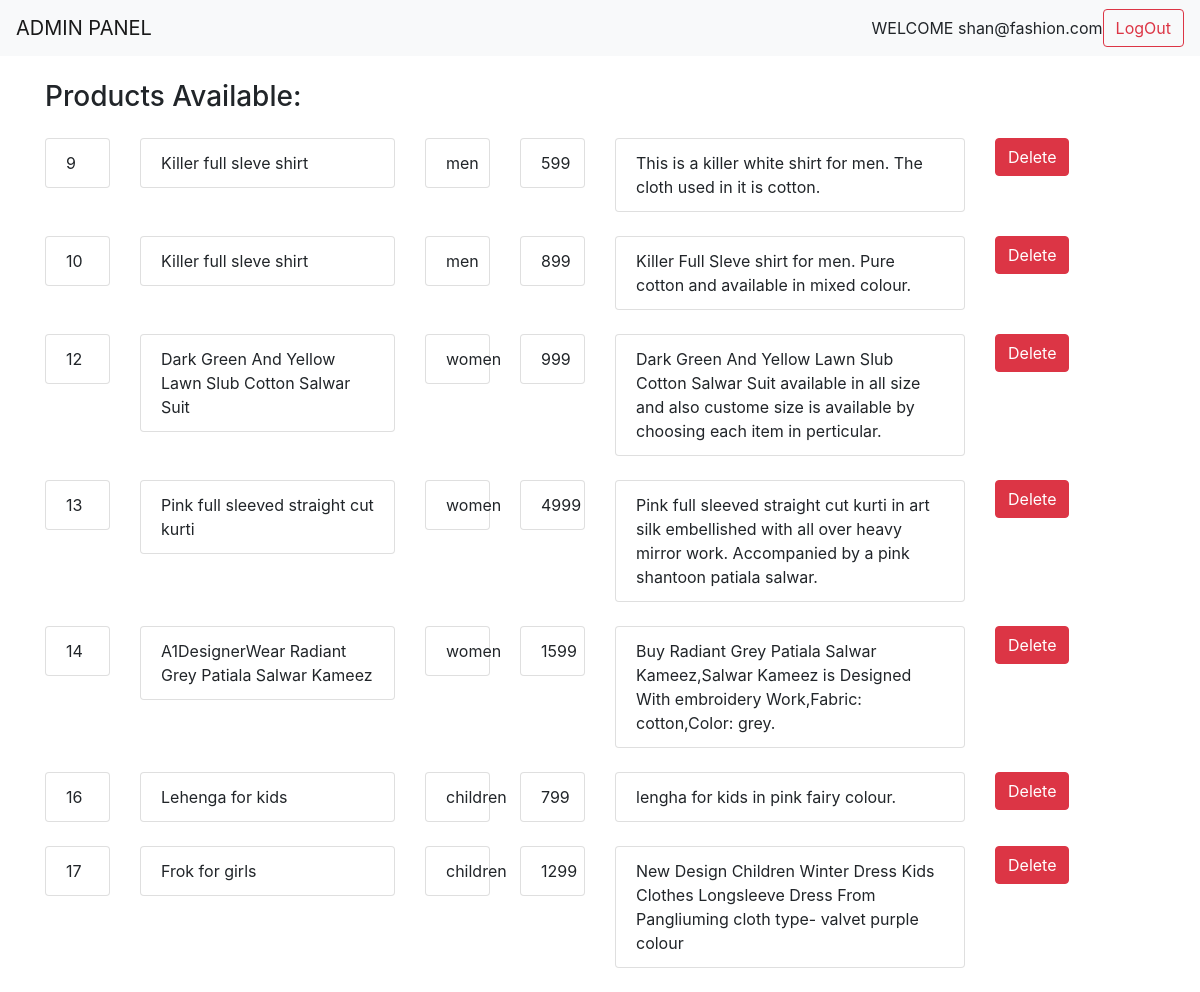
/admin/prodview.php (signed in), run on the app's committed database.
### tables this page shows
CREATE TABLE `product` (
  `id` int(11) NOT NULL,
  `name` varchar(255) NOT NULL,
  `category` varchar(255) NOT NULL,
  `image` varchar(255) NOT NULL,
  `price` int(11) NOT NULL,
  `clothfor` varchar(255) NOT NULL,
  `description` varchar(255) NOT NULL
);

### admin/prodview.php (the view, shortened to what this page needs)
<?php
include("header.php");
?>
<!DOCTYPE html>
<html>
<head>
<link rel="stylesheet" href="https://stackpath.bootstrapcdn.com/bootstrap/4.4.1/css/bootstrap.min.css">
</head>
<body>
	<div class="container my-4">
		<h3>Products Available:</h3>
		<?php
		include("dbconnect.php");
		$sql = "SELECT * from product";
		$result = mysqli_query($con,$sql);
		if (mysqli_num_rows($result) > 0) {
    while($row = mysqli_fetch_assoc($result)) {
  	?>
		<div class="row my-4">
			<div class="col-sm-1">
			<ul class="list-group">
			  <li class="list-group-item"><?php echo $row["id"];?></li>
			</ul>
			</div>
			<div class="col-sm-3">
				<ul class="list-group">
			  <li class="list-group-item"><?php echo $row["name"];?></li>
			</ul>
			</div>
			<div class="col-sm-1">
				<ul class="list-group">
			  <li class="list-group-item"><?php echo $row["clothfor"];?></li>
			</ul>
			</div>
			<div class="col-sm-1">
				<ul class="list-group">
			  <li class="list-group-item"><?php echo $row["price"];?></li>
			</ul>
			</div>
			<div class="col-sm-4">
				<ul class="list-group">
			  <li class="list-group-item"><?php echo $row["description"];?></li>
			</ul>
			</div>
			<div class="col-sm-2">
				<form method="POST" action="#">
					<button type="submit" class="btn btn-danger" name="delete">Delete</button>
				</form>
			</div>
		</div>
		<?php
		  }
	} else {
    echo "0 results";
	}
	?>
	</div>
</body>
</html>

### data on the page
product: id "9", name "Killer full sleve shirt", clothfor "men", price "599", description "This is a killer white shirt for men. The cloth used in it is cotton."
product: id "10", name "Killer full sleve shirt", clothfor "men", price "899", description "Killer Full Sleve shirt for men. Pure cotton and available in mixed colour."
product: id "12", name "Dark Green And Yellow Lawn Slub Cotton Salwar Suit", clothfor "women", price "999", description "Dark Green And Yellow Lawn Slub Cotton Salwar Suit available in all size and also custome size is available by choosing each item in perticular."
product: id "13", name "Pink full sleeved straight cut kurti", clothfor "women", price "4999", description "Pink full sleeved straight cut kurti in art silk embellished with all over heavy mirror work. Accompanied by a pink shantoon patiala salwar."
product: id "14", name "A1DesignerWear Radiant Grey Patiala Salwar Kameez", clothfor "women", price "1599", description "Buy Radiant Grey Patiala Salwar Kameez,Salwar Kameez is Designed With embroidery Work,Fabric: cotton,Color: grey."
product: id "16", name "Lehenga for kids", clothfor "children", price "799", description "lengha for kids in pink fairy colour."
product: id "17", name "Frok for girls", clothfor "children", price "1299", description "New Design Children Winter Dress Kids Clothes Longsleeve Dress From Pangliuming cloth type- valvet purple colour"

### other printed values
$_SESSION['admin'] "shan@fashion.com"
